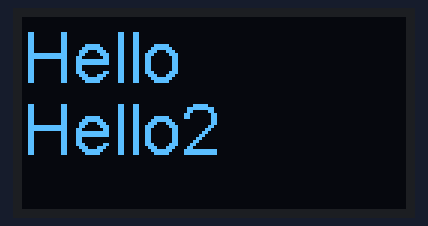
Bench run of a sketch on a simulated Arduino Uno, built with avr-gcc and run on an emulated ATmega328P. Parts: 128×64 one-colour display.

Above: at 0.1 s.

The sketch:

ESP8266NodeMCUOLED128x64_I2C_1.3.ino
```cpp
#include <Wire.h>  // Only needed for Arduino 1.6.5 and earlier
#include <SH1106Wire.h> //alis for `#include "SH1106Wire.h"`

// Initialize the OLED display using Wire library
SH1106Wire display(0x3c, 21, 22);

void setup() {
  //Serial.begin(9600);
  display.init();
  display.flipScreenVertically();
  display.setFont(ArialMT_Plain_24);//24 16 8
  display.setTextAlignment(TEXT_ALIGN_LEFT);
}

void loop() {
  display.clear(); // clearing the display
  display.drawString(0, 0, "Hello");
  display.drawString(0, 24, "Hello2");
  //display.drawString(30, 30, "Hello World!!");
  display.display();
}
```
